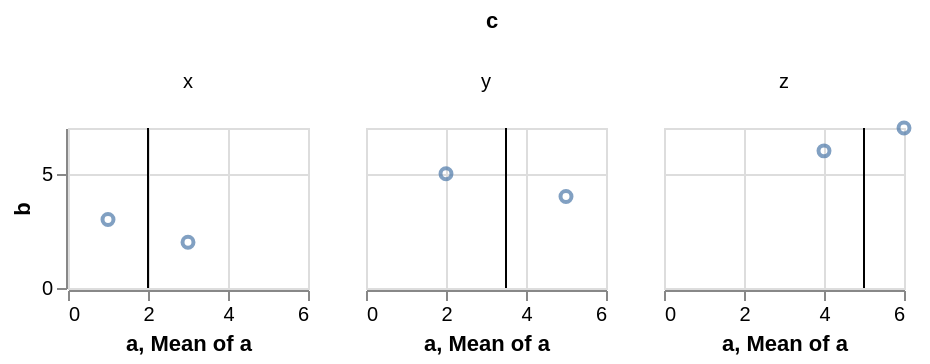

Write the Vega-Lite specification saved for this chart.
### Vega-Lite specification from a JSON file in a GitHub repository (floating-point values rounded to 4 significant figures)
{"$schema": "https://vega.github.io/schema/vega-lite/v6.json", "data": {"values": [{"a": 1, "b": 3, "c": "x", "d": "2020-01-01"}, {"a": 2, "b": 5, "c": "y", "d": "2020-03-01"}, {"a": 3, "b": 2, "c": "x", "d": "2020-06-01"}, {"a": 4, "b": 6, "c": "z", "d": "2020-09-01"}, {"a": 5, "b": 4, "c": "y", "d": "2021-01-01"}, {"a": 6, "b": 7, "c": "z", "d": "2021-04-01"}]}, "facet": {"column": {"field": "c", "type": "nominal"}}, "spec": {"width": 120, "height": 80, "layer": [{"mark": "point", "encoding": {"x": {"field": "a", "type": "quantitative"}, "y": {"field": "b", "type": "quantitative"}}, "params": [{"name": "brush", "select": {"type": "interval", "encodings": ["x"]}}]}, {"mark": "rule", "encoding": {"x": {"aggregate": "mean", "field": "a", "type": "quantitative"}}}]}}
